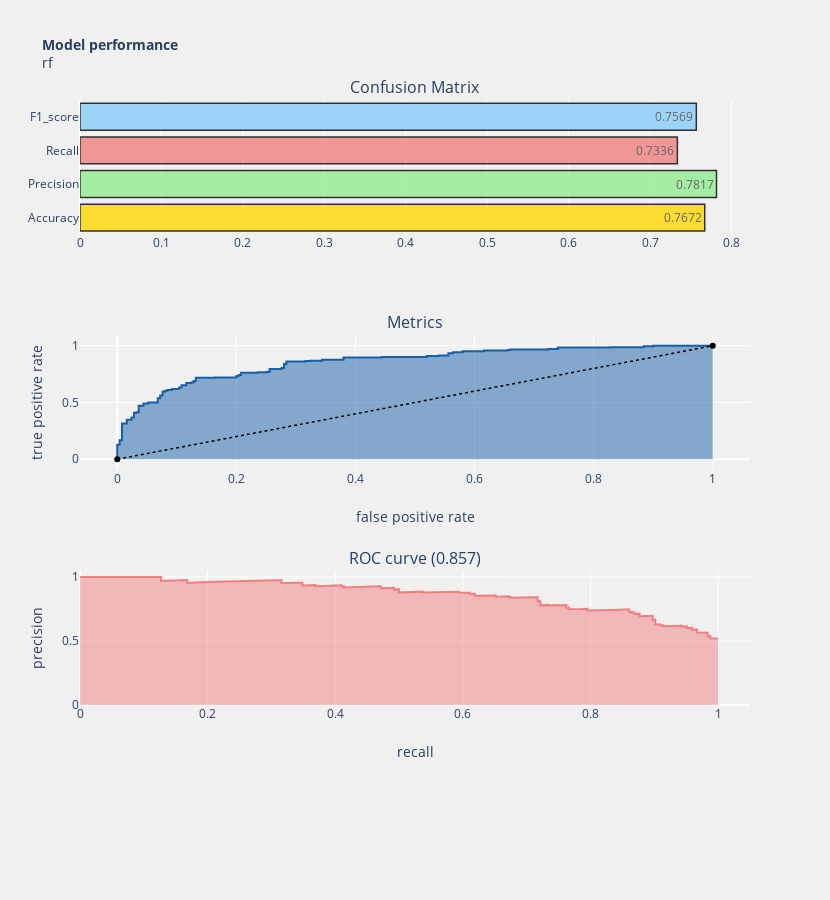

Here is the notebook cell this chart was saved with:
### Code cell
y_pred = rf.predict(test)
y_score = rf.predict_proba(test)[:,1]

model_performance_plot('rf')
